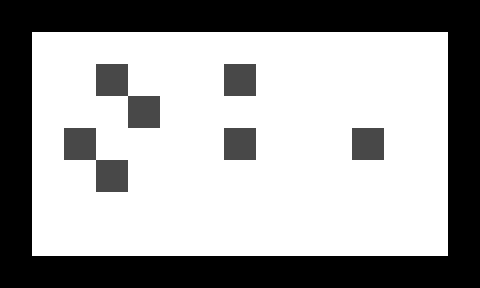

The image is a tile-based game level rendered from a .tmx file. Its description and complete source (layers, tilesets, objects, tile grids) follow:
An orthogonal 15x9 tile map with 32x32 px tiles, 2 tile layers (1, 2).

<map version="1.0" orientation="orthogonal" width="15" height="9" tilewidth="32" tileheight="32">
 <tileset firstgid="1" name="n_tiles1" tilewidth="32" tileheight="32">
  <image source="../../images/map/common/n_tiles1.png" width="128" height="64" />
 </tileset>
 <layer name="1" width="15" height="9">
  <data encoding="csv">
1,1,1,1,1,1,1,1,1,1,1,1,1,1,1,
1,1,1,1,1,1,1,1,1,1,1,1,1,1,1,
1,1,1,1,1,1,1,1,1,1,1,1,1,1,1,
1,1,1,1,1,1,1,1,1,1,1,1,1,1,1,
1,1,1,1,1,1,1,1,1,1,1,1,1,1,1,
1,1,1,1,1,1,1,1,1,1,1,1,1,1,1,
1,1,1,1,1,1,1,1,1,1,1,1,1,1,1,
1,1,1,1,1,1,1,1,1,1,1,1,1,1,1,
1,1,1,1,1,1,1,1,1,1,1,1,1,1,1
</data>
 </layer>
 <layer name="2" width="15" height="9">
  <data encoding="csv">
2,2,2,2,2,2,2,2,2,2,2,2,2,2,2,
2,0,0,0,0,0,0,0,0,0,0,0,0,0,2,
2,0,0,4,0,0,0,4,0,0,0,0,0,0,2,
2,0,0,0,4,0,0,0,0,0,0,0,0,0,2,
2,0,4,0,0,0,0,4,0,0,0,4,0,0,2,
2,0,0,4,0,0,0,0,0,0,0,0,0,0,2,
2,0,0,0,0,0,0,0,0,0,0,0,0,0,2,
2,0,0,0,0,0,0,0,0,0,0,0,0,0,2,
2,2,2,2,2,2,2,2,2,2,2,2,2,2,2
</data>
 </layer>
</map>
